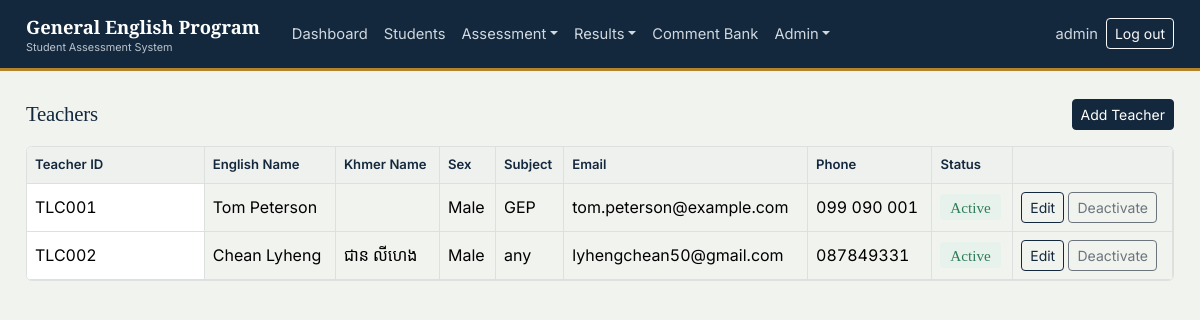
/teachers/ (signed in), run on the app's committed database.
### gep/models.py (models this page shows, shortened)
class Teacher(models.Model):
    SEX_CHOICES = [('M', 'Male'), ('F', 'Female')]
    STATUS_CHOICES = [('Active', 'Active'), ('Inactive', 'Inactive')]
    user = models.OneToOneField(settings.AUTH_USER_MODEL, on_delete=models.CASCADE, related_name='teacher')
    teacher_id = models.CharField(max_length=10, unique=True, editable=False, blank=True)
    english_name = models.CharField(max_length=150)
    khmer_name = models.CharField(max_length=150, blank=True)
    sex = models.CharField(max_length=1, choices=SEX_CHOICES)
    email = models.EmailField(blank=True)
    phone = models.CharField(max_length=30, blank=True)
    subject = models.CharField(max_length=100, blank=True)
    status = models.CharField(max_length=10, choices=STATUS_CHOICES, default='Active')
    classes = models.ManyToManyField(ClassGroup, through='TeacherAssignment', related_name='teachers', blank=True)
    class Meta:
        ordering = ['teacher_id']

### gep/views.py (the view)
# urls.py: path('teachers/', views.TeacherListView.as_view(), name='teacher-list'),
class TeacherListView(AdminRequiredMixin, LoginRequiredMixin, ListView):
    model = Teacher
    template_name = 'gep/teachers_list.html'
    context_object_name = 'teachers'
    def get_context_data(self, **kwargs):
        ctx = super().get_context_data(**kwargs)
        ctx['base_template'] = base_template(self.request)
        return ctx

### gep/mixins.py (called while the page is built)
    def test_func(self):
        return self.request.user.is_superuser

### gep/views.py (called while the page is built)
def base_template(request):
    return 'gep/_partial_base.html' if getattr(request, 'htmx', False) else 'gep/base.html'

### gep/templates/gep/teachers_list.html (shortened to what this page needs)
{% extends base_template %}
{% block content %}
<div class="d-flex justify-content-between align-items-center mb-3">
  <h2 class="font-serif mb-0" style="font-size:1.3rem;">Teachers</h2>
  <a href="{% url 'teacher-create' %}" class="btn btn-primary btn-sm">Add Teacher</a>
</div>
<div class="grid-wrap">
<table class="table gradebook mb-0">
  <thead>
    <tr><th class="name-col">Teacher ID</th><th>English Name</th><th>Khmer Name</th><th>Sex</th><th>Subject</th><th>Email</th><th>Phone</th><th>Status</th><th></th></tr>
  </thead>
  <tbody>
    {% for t in teachers %}
    <tr>
      <td class="name-col">{{ t.teacher_id }}</td>
      <td>{{ t.english_name }}</td>
      <td class="khmer-text">{{ t.khmer_name }}</td>
      <td>{{ t.get_sex_display }}</td>
      <td>{{ t.subject }}</td>
      <td>{{ t.email }}</td>
      <td>{{ t.phone }}</td>
      <td>
        {% if t.status == 'Active' %}<span class="badge-grade grade-good">Active</span>
        {% else %}<span class="badge-grade grade-bad">Inactive</span>{% endif %}
      </td>
      <td class="text-nowrap">
        <a href="{% url 'teacher-update' t.pk %}" class="btn btn-sm btn-outline-primary">Edit</a>
        <form method="post" action="{% url 'teacher-toggle' t.pk %}" class="d-inline">
          <button type="submit" class="btn btn-sm btn-outline-secondary">
            {% if t.status == 'Active' %}Deactivate{% else %}Activate{% endif %}
          </button>
        </form>
      </td>
    </tr>
    {% empty %}
    <tr><td colspan="9" class="text-slate">No teachers yet.</td></tr>
    {% endfor %}
  </tbody>
</table>
</div>
{% endblock %}

### gep/templates/gep/base.html (shortened to what this page needs)
{% load static %}<!DOCTYPE html>
<html lang="en">
<head>
<link rel="stylesheet" href="https://cdn.jsdelivr.net/npm/bootstrap@5.3.3/dist/css/bootstrap.min.css">
<link rel="stylesheet" href="https://cdn.jsdelivr.net/npm/bootstrap-icons@1.11.3/font/bootstrap-icons.css">
<link rel="stylesheet" href="{% static 'gep/css/custom.css' %}">
</head>
<body>
{% if user.is_authenticated %}
<nav class="navbar navbar-expand-lg gep-navbar" aria-label="Main navigation">
  <div class="gep-shell d-flex align-items-center w-100 py-0">
    <a class="navbar-brand me-4" href="{% url 'dashboard' %}">
      General English Program
      <small>Student Assessment System</small>
    </a>
    <div class="collapse navbar-collapse" id="navMain">
      <ul class="navbar-nav me-auto">
        <li class="nav-item"><a class="nav-link {% if request.resolver_match.url_name == 'dashboard' %}active{% endif %}" href="{% url 'dashboard' %}">Dashboard</a></li>
        <li class="nav-item"><a class="nav-link {% if request.resolver_match.url_name == 'students' %}active{% endif %}" href="{% url 'students' %}">Students</a></li>
        <li class="nav-item dropdown">
          <a class="nav-link dropdown-toggle" href="#" data-bs-toggle="dropdown">Assessment</a>
        </li>
        <li class="nav-item dropdown">
          <a class="nav-link dropdown-toggle" href="#" data-bs-toggle="dropdown">Results</a>
        </li>
        <li class="nav-item"><a class="nav-link" href="{% url 'comment-bank' %}">Comment Bank</a></li>
        {% if user.is_superuser %}
        <li class="nav-item dropdown">
          <a class="nav-link dropdown-toggle" href="#" data-bs-toggle="dropdown">Admin</a>
        </li>
        {% endif %}
      </ul>
      <ul class="navbar-nav align-items-lg-center">
        <li class="nav-item"><span class="nav-link disabled">{{ user.get_username }}</span></li>
        <li class="nav-item">
          <form method="post" action="{% url 'logout' %}">{% csrf_token %}
            <button type="submit" class="btn btn-sm btn-outline-light">Log out</button>
          </form>
        </li>
      </ul>
    </div>
  </div>
</nav>
{% endif %}
<div class="gep-shell">
  <div id="page-content">
    {% block content %}{% endblock %}
  </div>
</div>
</body>
</html>

### gep/static/gep/css/custom.css (style rules this page uses)
:root { --ink: #14283d; --ink-soft: #1f3b57; --steel: #3d5a73; --brass: #b3842a; --brass-deep: #8f6a20; --paper: #f1f3ef; --surface: #ffffff; --slate: #5b6b7a; --line: #dce1e0; --good: #2f7d5a; --good-bg: #e7f2ec; --warn: #b9832e; --warn-bg: #faf1e2; --bad: #ab3d3d; --bad-bg: #f7e9e9; --excused: #5b6f86; --excused-bg: #eaeef2; --bs-primary: var(--ink); --bs-primary-rgb: 20, 40, 61; --bs-link-color: var(--ink-soft); --bs-link-hover-color: var(--brass-deep); --bs-body-bg: var(--paper); --bs-body-color: #212b33; --bs-border-radius: 0.35rem; --bs-border-radius-sm: 0.25rem; --bs-border-radius-lg: 0.45rem; --bs-font-sans-serif: 'Inter', 'Noto Sans Khmer', -apple-system, sans-serif; }
body { font-family: var(--bs-font-sans-serif); background-color: var(--paper); font-variant-numeric: tabular-nums; }
h1, h2, h3, h4, .font-serif { font-family: 'Source Serif 4', Georgia, serif; color: var(--ink); letter-spacing: -0.01em; }
.khmer-text { font-family: 'Noto Sans Khmer', 'Inter', sans-serif; }
a { text-decoration: none; }
.gep-navbar { background: var(--ink); border-bottom: 3px solid var(--brass); }
.gep-navbar .navbar-brand { font-family: 'Source Serif 4', Georgia, serif; font-weight: 600; font-size: 1.15rem; color: #fff; }
.gep-navbar .navbar-brand small { display: block; font-family: var(--bs-font-sans-serif); font-size: 0.68rem; color: #b9c3cd; font-weight: 400; margin-top: -2px; }
.gep-navbar .nav-link { color: #cfd8e0; font-size: 0.92rem; padding-top: 0.65rem; padding-bottom: 0.65rem; }
.gep-shell { max-width: 1180px; margin: 0 auto; padding: 1.75rem 1rem 3rem; }
.btn-primary { background-color: var(--ink); border-color: var(--ink); }
.btn-outline-primary { color: var(--ink); border-color: var(--ink); }
.grid-wrap { overflow-x: auto; border: 1px solid var(--line); border-radius: var(--bs-border-radius); background: var(--surface); }
table.gradebook { margin-bottom: 0; border-collapse: separate; border-spacing: 0; }
table.gradebook th, table.gradebook td { vertical-align: middle; white-space: nowrap; border-bottom: 1px solid var(--line); border-right: 1px solid var(--line); }
table.gradebook thead th { background: #eef1ed; color: var(--ink); font-weight: 600; font-size: 0.82rem; position: sticky; top: 0; z-index: 2; }
table.gradebook td.name-col, table.gradebook th.name-col { position: sticky; left: 0; background: var(--surface); z-index: 1; text-align: left; white-space: normal; min-width: 170px; }
table.gradebook thead th.name-col { z-index: 3; background: #eef1ed; }
.badge-grade { font-family: 'Source Serif 4', Georgia, serif; font-size: 0.95rem; padding: 0.3em 0.65em; border-radius: var(--bs-border-radius-sm); }
.badge-grade.grade-good { background: var(--good-bg); color: var(--good); }

### data on the page
Teacher: teacher_id "TLC001", english_name "Tom Peterson", sex "Male", subject "GEP", email "tom.peterson@example.com", phone "099 090 001", status "Active"
Teacher: teacher_id "TLC002", english_name "Chean Lyheng", khmer_name "ជាន លីហេង", sex "Male", subject "any", email "lyhengchean50@gmail.com", phone "087849331", status "Active"

### other printed values
{{ user.get_username }} "admin"
